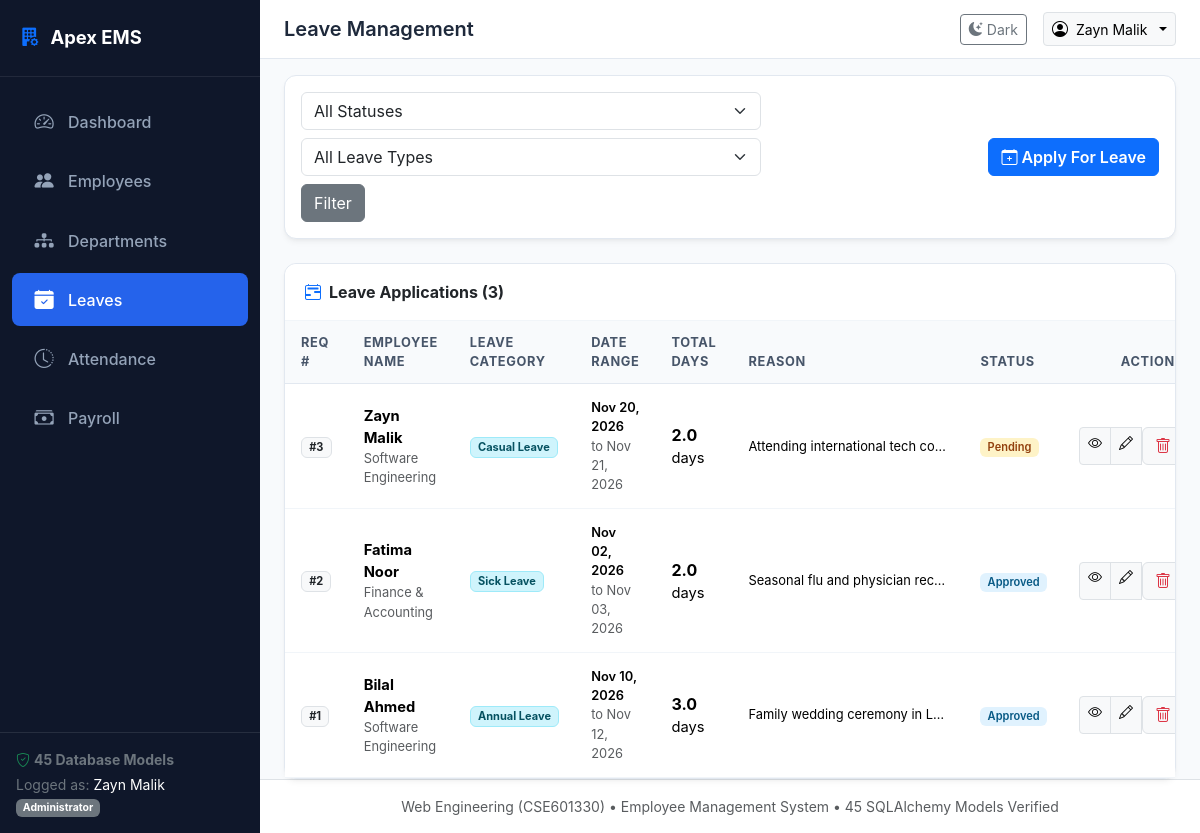
/leaves/ (signed in), run on the app's committed database.
### models/leave.py (models this page shows, shortened)
class LeaveRequest(db.Model):
    __tablename__ = 'leave_requests'
    id = db.Column(db.Integer, primary_key=True)
    employee_id = db.Column(db.Integer, db.ForeignKey('employees.id'), nullable=False)
    leave_type_id = db.Column(db.Integer, db.ForeignKey('leave_types.id'), nullable=False)
    start_date = db.Column(db.Date, nullable=False)
    end_date = db.Column(db.Date, nullable=False)
    total_days = db.Column(db.Numeric(4, 1), nullable=False)
    reason = db.Column(db.Text, nullable=False)
    status = db.Column(db.String(30), default='Pending')  # Pending, Approved, Rejected, Cancelled
    applied_at = db.Column(db.DateTime, default=datetime.utcnow)
    employee = db.relationship('Employee', back_populates='leave_requests')
    leave_type = db.relationship('LeaveType', back_populates='requests')
    approvals = db.relationship('LeaveApproval', back_populates='leave_request', cascade='all, delete-orphan', lazy=True)
    attachments = db.relationship('LeaveAttachment', back_populates='leave_request', cascade='all, delete-orphan', lazy=True)

class LeaveType(db.Model):
    __tablename__ = 'leave_types'
    id = db.Column(db.Integer, primary_key=True)
    name = db.Column(db.String(60), unique=True, nullable=False)
    code = db.Column(db.String(20), unique=True, nullable=False)
    default_days_per_year = db.Column(db.Integer, nullable=False, default=14)
    is_paid = db.Column(db.Boolean, default=True)
    requires_approval = db.Column(db.Boolean, default=True)
    description = db.Column(db.Text, nullable=True)
    policies = db.relationship('LeavePolicy', back_populates='leave_type', cascade='all, delete-orphan', lazy=True)
    balances = db.relationship('LeaveBalance', back_populates='leave_type', cascade='all, delete-orphan', lazy=True)
    requests = db.relationship('LeaveRequest', back_populates='leave_type', cascade='all, delete-orphan', lazy=True)
    encashments = db.relationship('LeaveEncashment', back_populates='leave_type', cascade='all, delete-orphan', lazy=True)

### models/employee.py (models this page shows, shortened)
class Employee(db.Model):
    __tablename__ = 'employees'
    id = db.Column(db.Integer, primary_key=True)
    employee_code = db.Column(db.String(20), unique=True, nullable=False)
    first_name = db.Column(db.String(60), nullable=False)
    last_name = db.Column(db.String(60), nullable=False)
    email = db.Column(db.String(120), unique=True, nullable=False)
    phone = db.Column(db.String(30), nullable=False)
    date_of_birth = db.Column(db.Date, nullable=False)
    gender = db.Column(db.String(20), nullable=False)  # Male, Female, Other
    hire_date = db.Column(db.Date, nullable=False, default=date.today)
    department_id = db.Column(db.Integer, db.ForeignKey('departments.id'), nullable=True)
    designation_id = db.Column(db.Integer, db.ForeignKey('designations.id'), nullable=True)
    employment_type = db.Column(db.String(30), default='Full-Time')  # Full-Time, Part-Time, Contract, Intern
    status = db.Column(db.String(30), default='Active')  # Active, On Leave, Terminated, Resigned
    created_at = db.Column(db.DateTime, default=datetime.utcnow)
    department = db.relationship('Department', foreign_keys=[department_id], back_populates='employees')
    designation = db.relationship('Designation', back_populates='employees')
    profile = db.relationship('EmployeeProfile', uselist=False, back_populates='employee', cascade='all, delete-orphan')
    emergency_contacts = db.relationship('EmployeeEmergencyContact', back_populates='employee', cascade='all, delete-orphan', lazy=True)
    education = db.relationship('EmployeeEducation', back_populates='employee', cascade='all, delete-orphan', lazy=True)
    experience = db.relationship('EmployeeExperience', back_populates='employee', cascade='all, delete-orphan', lazy=True)
    documents = db.relationship('EmployeeDocument', back_populates='employee', cascade='all, delete-orphan', lazy=True)
    bank_details = db.relationship('EmployeeBankDetail', back_populates='employee', cascade='all, delete-orphan', lazy=True)
    skills = db.relationship('EmployeeSkill', back_populates='employee', cascade='all, delete-orphan', lazy=True)
    notes = db.relationship('EmployeeNote', back_populates='employee', cascade='all, delete-orphan', lazy=True)
    assets = db.relationship('EmployeeAssetAssignment', back_populates='employee', cascade='all, delete-orphan', lazy=True)
    leave_requests = db.relationship('LeaveRequest', back_populates='employee', cascade='all, delete-orphan', lazy=True)
    leave_balances = db.relationship('LeaveBalance', back_populates='employee', cascade='all, delete-orphan', lazy=True)
    attendance_records = db.relationship('AttendanceRecord', back_populates='employee', cascade='all, delete-orphan', lazy=True)
    payroll_records = db.relationship('PayrollRecord', back_populates='employee', cascade='all, delete-orphan', lazy=True)
    salary_assignment = db.relationship('EmployeeSalaryAssignment', uselist=False, back_populates='employee', cascade='all, delete-orphan')
    user = db.relationship('User', uselist=False, back_populates='employee')
    @property
    def full_name(self):
        return f"{self.first_name} {self.last_name}"

### models/department.py (models this page shows, shortened)
class Department(db.Model):
    __tablename__ = 'departments'
    id = db.Column(db.Integer, primary_key=True)
    code = db.Column(db.String(20), unique=True, nullable=False)
    name = db.Column(db.String(100), nullable=False)
    description = db.Column(db.Text, nullable=True)
    manager_id = db.Column(db.Integer, db.ForeignKey('employees.id', use_alter=True, name='fk_department_manager'), nullable=True)
    location_id = db.Column(db.Integer, db.ForeignKey('department_locations.id'), nullable=True)
    budget = db.Column(db.Numeric(12, 2), default=0.00)
    is_active = db.Column(db.Boolean, default=True)
    created_at = db.Column(db.DateTime, default=datetime.utcnow)
    location = db.relationship('DepartmentLocation', back_populates='departments')
    employees = db.relationship('Employee', foreign_keys='Employee.department_id', back_populates='department', lazy=True)
    manager = db.relationship('Employee', foreign_keys=[manager_id], post_update=True)
    budgets = db.relationship('DepartmentBudget', back_populates='department', cascade='all, delete-orphan', lazy=True)
    policies = db.relationship('DepartmentPolicy', back_populates='department', cascade='all, delete-orphan', lazy=True)
    projects = db.relationship('DepartmentProject', back_populates='department', cascade='all, delete-orphan', lazy=True)
    designations = db.relationship('Designation', back_populates='department', cascade='all, delete-orphan', lazy=True)

### routes/leave_routes.py (the view)
@leave_bp.route('/', methods=['GET'])
@login_required
def list_leaves():
    status_filter = request.args.get('status', '').strip()
    leave_type_id = request.args.get('type_id', '')
    query = LeaveRequest.query
    if status_filter:
        query = query.filter(LeaveRequest.status == status_filter)
    if leave_type_id and leave_type_id.isdigit():
        query = query.filter(LeaveRequest.leave_type_id == int(leave_type_id))
    leave_requests = query.order_by(LeaveRequest.id.desc()).all()
    leave_types = LeaveType.query.all()
    return render_template(
        'leaves/list.html',
        leave_requests=leave_requests,
        leave_types=leave_types,
        selected_status=status_filter,
        selected_type_id=leave_type_id
    )

### templates/leaves/list.html (shortened to what this page needs)
{% extends "base.html" %}
{% block page_title %}Leave Management{% endblock %}
{% block content %}
<div class="card mb-4">
    <div class="card-body">
        <div class="d-flex flex-wrap justify-content-between align-items-center gap-3">
            <form method="GET" action="{{ url_for('leaves.list_leaves') }}" class="d-flex flex-wrap align-items-center gap-2">
                <select name="status" class="form-select" style="min-width: 180px;" onchange="this.form.submit()">
                    <option value="">All Statuses</option>
                </select>
                <select name="type_id" class="form-select" style="min-width: 200px;" onchange="this.form.submit()">
                    <option value="">All Leave Types</option>
                </select>
                <button type="submit" class="btn btn-secondary">Filter</button>
            </form>
            <a href="{{ url_for('leaves.add') }}" class="btn btn-primary fw-semibold">
                <i class="bi bi-calendar-plus me-1"></i>Apply For Leave
            </a>
        </div>
    </div>
</div>
<div class="card">
    <div class="card-header d-flex justify-content-between align-items-center">
        <span class="fw-bold"><i class="bi bi-calendar2-range text-primary me-2"></i>Leave Applications ({{ leave_requests|length }})</span>
    </div>
    <div class="table-responsive">
        <table class="table table-hover align-middle mb-0">
            <thead>
                <tr>
                    <th>Req #</th>
                    <th>Employee Name</th>
                    <th>Leave Category</th>
                    <th>Date Range</th>
                    <th>Total Days</th>
                    <th>Reason</th>
                    <th>Status</th>
                    <th class="text-end">Actions</th>
                </tr>
            </thead>
            <tbody>
                {% for req in leave_requests %}
                <tr>
                    <td><span class="badge bg-light text-dark border">#{{ req.id }}</span></td>
                    <td>
                        <div class="fw-bold">{{ req.employee.full_name if req.employee else 'Unknown' }}</div>
                        <div class="small text-muted">{{ req.employee.department.name if req.employee and req.employee.department else '' }}</div>
                    </td>
                    <td>
                        <span class="badge bg-info-subtle text-info-emphasis border border-info-subtle">
                            {{ req.leave_type.name if req.leave_type else 'Leave' }}
                        </span>
                    </td>
                    <td>
                        <div class="small fw-semibold">{{ req.start_date.strftime('%b %d, %Y') }}</div>
                        <div class="small text-muted">to {{ req.end_date.strftime('%b %d, %Y') }}</div>
                    </td>
                    <td><strong class="fs-6">{{ req.total_days }}</strong> days</td>
                    <td>
                        <div class="small text-truncate" style="max-width: 200px;" title="{{ req.reason }}">
                            {{ req.reason }}
                        </div>
                    </td>
                    <td>
                        <span class="badge {% if req.status == 'Approved' %}badge-approved{% elif req.status == 'Pending' %}badge-pending{% else %}badge-rejected{% endif %}">
                            {{ req.status }}
                        </span>
                    </td>
                    <td class="text-end">
                        <div class="btn-group btn-group-sm">
                            <a href="{{ url_for('leaves.detail', id=req.id) }}" class="btn btn-light border" title="View Details">
                                <i class="bi bi-eye"></i>
                            </a>
                            <a href="{{ url_for('leaves.edit', id=req.id) }}" class="btn btn-light border" title="Review / Edit">
                                <i class="bi bi-pencil"></i>
                            </a>
                            <form method="POST" action="{{ url_for('leaves.delete', id=req.id) }}" style="display:inline;">
                                <button type="submit" class="btn btn-light border text-danger" title="Delete"
                                        data-confirm-delete data-item-name="Leave Request #{{ req.id }}">
                                    <i class="bi bi-trash"></i>
                                </button>
                            </form>
                        </div>
                    </td>
                </tr>
                {% endfor %}
            </tbody>
        </table>
    </div>
</div>
{% endblock %}

### static/css/style.css (style rules this page uses)
:root { --primary-color: #2563eb; --primary-hover: #1d4ed8; --secondary-color: #475569; --success-color: #10b981; --danger-color: #ef4444; --warning-color: #f59e0b; --info-color: #06b6d4; --bg-light: #f8fafc; --sidebar-bg: #0f172a; --sidebar-hover: #1e293b; --sidebar-text: #94a3b8; --sidebar-active-text: #ffffff; --card-shadow: 0 4px 6px -1px rgba(0, 0, 0, 0.05), 0 2px 4px -2px rgba(0, 0, 0, 0.05); }
body { font-family: -apple-system, BlinkMacSystemFont, "Segoe UI", Roboto, "Helvetica Neue", Arial, sans-serif; background-color: var(--bg-light); color: #1e293b; min-height: 100vh; }
.card { border: 1px solid #e2e8f0; border-radius: 0.75rem; box-shadow: var(--card-shadow); transition: transform 0.2s, box-shadow 0.2s; }
.card-header { background-color: #ffffff; border-bottom: 1px solid #f1f5f9; font-weight: 600; padding: 1rem 1.25rem; border-top-left-radius: 0.75rem !important; border-top-right-radius: 0.75rem !important; }
.table thead th { background-color: #f8fafc; color: #475569; font-size: 0.8rem; text-transform: uppercase; letter-spacing: 0.05em; border-bottom: 1px solid #e2e8f0; padding: 0.75rem 1rem; }
.table tbody td { padding: 0.85rem 1rem; vertical-align: middle; border-bottom: 1px solid #f1f5f9; font-size: 0.92rem; }
.badge-pending { background-color: #fef3c7; color: #92400e; font-weight: 600; }
.badge-approved { background-color: #e0f2fe; color: #075985; font-weight: 600; }

### data on the page
LeaveRequest: id "3", employee "Zayn Malik", employee.department "Software Engineering", leave_type "Casual Leave", start_date "Nov 20, 2026", end_date "Nov 21, 2026", total_days "2.0", reason "Attending international tech co…", status "Pending"
LeaveRequest: id "2", employee "Fatima Noor", employee.department "Finance & Accounting", leave_type "Sick Leave", start_date "Nov 02, 2026", end_date "Nov 03, 2026", total_days "2.0", reason "Seasonal flu and physician rec…", status "Approved"
LeaveRequest: id "1", employee "Bilal Ahmed", employee.department "Software Engineering", leave_type "Annual Leave", start_date "Nov 10, 2026", end_date "Nov 12, 2026", total_days "3.0", reason "Family wedding ceremony in L…", status "Approved"

### other printed values
{{ current_user_name }} "Zayn Malik"
{{ current_role }} "Administrator"
{{ leave_requests|length }} "3"
